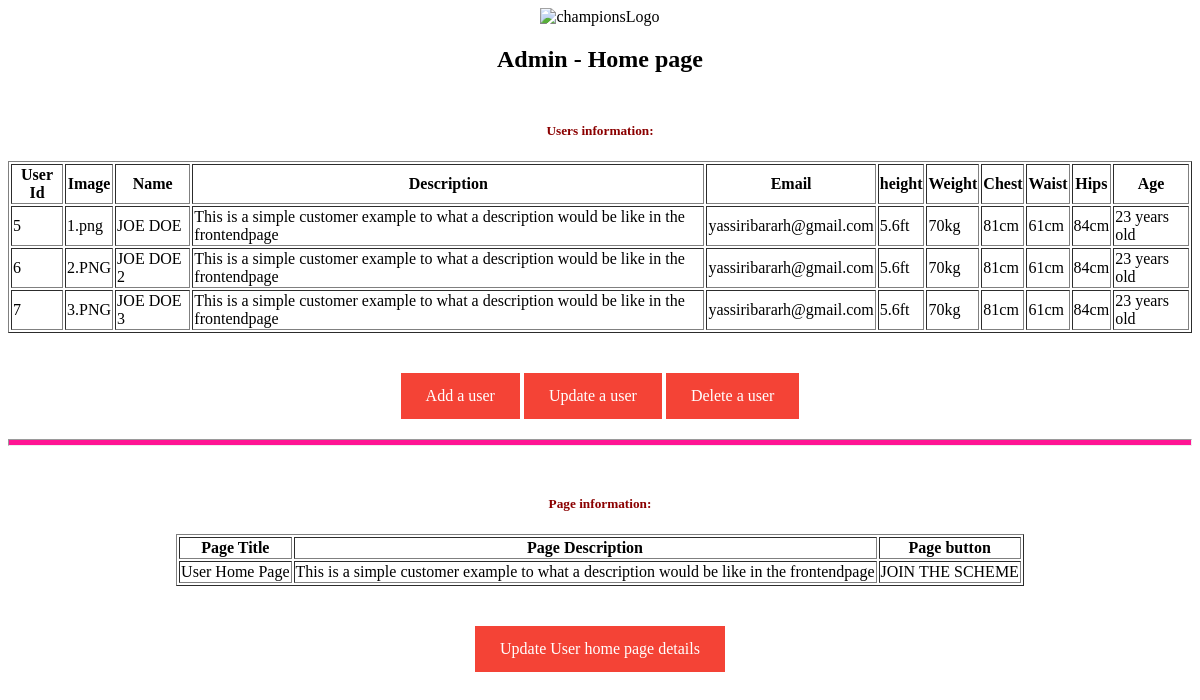
Page /admin/home.php on the committed database.
### tables this page shows
CREATE TABLE `user` (
  `id` int(11) NOT NULL,
  `image` varchar(255) NOT NULL,
  `name` varchar(255) NOT NULL,
  `description` varchar(400) NOT NULL,
  `email` varchar(255) NOT NULL,
  `height` varchar(255) NOT NULL,
  `weight` varchar(255) NOT NULL,
  `chest` varchar(255) NOT NULL,
  `waist` varchar(255) NOT NULL,
  `hips` varchar(255) NOT NULL,
  `age` varchar(255) NOT NULL
);

CREATE TABLE `pages` (
  `id` int(11) NOT NULL,
  `title` varchar(255) NOT NULL,
  `description` varchar(255) NOT NULL,
  `button` varchar(255) NOT NULL
);

### admin/home.php (the view, shortened to what this page needs)
<!DOCTYPE html>
<html>
<head>
	<link rel="stylesheet" type="text/css" href="../styles/styles.css">
</head>
<body>
	<div class="header">
    <img src="https://championsukplc.com/sites/default/files/logo_1.svg" alt="championsLogo" class="logo">
		<h2>Admin - Home page</h2>
	</div>
   <?php
   $DATABASE_HOST = 'localhost';
   $DATABASE_USER = 'root';
   $DATABASE_PASS = '';
   $DATABASE_NAME = 'magento-php';
   $con = mysqli_connect($DATABASE_HOST, $DATABASE_USER, $DATABASE_PASS, $DATABASE_NAME);
   $users = mysqli_query($con,"SELECT * FROM user");
   echo "<h5 style='color:darkred; text-align:center; margin-top:50px;'>Users information:</h5>";
   echo "<table border='1' style=' margin-left:auto; margin-right:auto;' >
   <tr>
   <th> User Id </th>
   <th>Image</th>
   <th>Name</th>
   <th>Description</th>
   <th>Email</th>
   <th>height</th>
   <th>Weight</th>
   <th>Chest</th>
   <th>Waist</th>
   <th>Hips</th>
   <th>Age</th>
   </tr>";
   while($row = mysqli_fetch_array($users)) {
     echo "<tr>";
     echo "<td>" . $row['id'] . "</td>";
     echo "<td>" . $row['image'] . "</td>";
     echo "<td>" . $row['name'] . "</td>";
     echo "<td>" . $row['description'] . "</td>";
     echo "<td>" . $row['email'] . "</td>";
     echo "<td>" . $row['height'] . "</td>";
     echo "<td>" . $row['weight'] . "</td>";
     echo "<td>" . $row['chest'] . "</td>";
     echo "<td>" . $row['waist'] . "</td>";
     echo "<td>" . $row['hips'] . "</td>";
     echo "<td>" . $row['age'] . "</td>";
     echo "</tr>";
     }
     echo "</table>";
   ?>
   <div class="center-align">
      <a href="addUser.php" class="a"> Add a user </a>
      <a href="update-user.php" class="a"> Update a user </a>
      <a href="remove-user.php" class="a" > Delete a user </a>
    </div>
    <hr class="devide-page">
    <?php
    $DATABASE_HOST = 'localhost';
    $DATABASE_USER = 'root';
    $DATABASE_PASS = '';
    $DATABASE_NAME = 'magento-php';
    $con = mysqli_connect($DATABASE_HOST, $DATABASE_USER, $DATABASE_PASS, $DATABASE_NAME);
    $pages = mysqli_query($con,"SELECT * FROM pages");
    echo "<h5 style='color:darkred; text-align:center; margin-top:50px;'>Page information:</h5>";
    echo "<table border='1' style=' margin-left:auto; margin-right:auto;' >
    <tr>
    <th> Page Title </th>
    <th> Page Description</th>
    <th> Page button </th>
    </tr>";
    while($row = mysqli_fetch_array($pages)) {
      echo "<tr>";
      echo "<td>" . $row['title'] . "</td>";
      echo "<td>" . $row['description'] . "</td>";
      echo "<td>" . $row['button'] . "</td>";
      echo "</tr>";
      }
      echo "</table>";
    ?>
    <div class="center-align">
       <a href="pages.php" class="a"> Update User home page details </a>
     </div>
  </body>
</html>

### styles/styles.css (style rules this page uses)
.header { text-align: center; background-color: white; color: black; }
.logo { max-width: 30%; }
.center-align { text-align: center; }
.a:link, .a:visited { background-color: #f44336; color: white; padding: 14px 25px; text-align: center; text-decoration: none; display: inline-block; }
.devide-page { height: 5px; background-color: deeppink; margin-top: 20px; }

### rows in the picture
user: id "5", image "1.png", name "JOE DOE", description "This is a simple customer example to what a description would be like in the frontendpage", email "yassiribararh@gmail.com", height "5.6ft", weight "70kg", chest "81cm", waist "61cm", hips "84cm", age "23 years old"
user: id "6", image "2.PNG", name "JOE DOE 2", description "This is a simple customer example to what a description would be like in the frontendpage", email "yassiribararh@gmail.com", height "5.6ft", weight "70kg", chest "81cm", waist "61cm", hips "84cm", age "23 years old"
user: id "7", image "3.PNG", name "JOE DOE 3", description "This is a simple customer example to what a description would be like in the frontendpage", email "yassiribararh@gmail.com", height "5.6ft", weight "70kg", chest "81cm", waist "61cm", hips "84cm", age "23 years old"
pages: title "User Home Page", description "This is a simple customer example to what a description would be like in the frontendpage", button "JOIN THE SCHEME"
